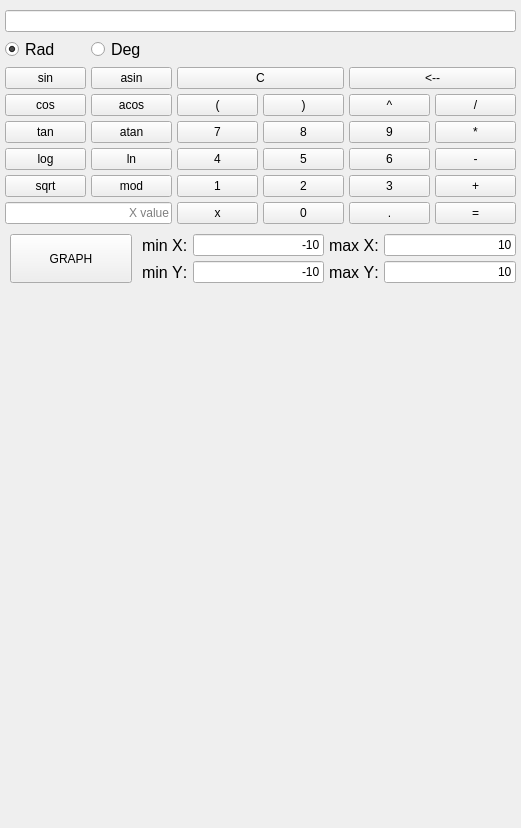
      <widget class="QWidget" name="Calc">
       <property name="sizePolicy">
        <sizepolicy hsizetype="Preferred" vsizetype="Preferred">
         <horstretch>0</horstretch>
         <verstretch>0</verstretch>
        </sizepolicy>
       </property>
       <attribute name="title">
        <string>Calc</string>
       </attribute>
       <layout class="QGridLayout" name="gridLayout">
        <property name="leftMargin">
         <number>5</number>
        </property>
        <property name="topMargin">
         <number>5</number>
        </property>
        <property name="rightMargin">
         <number>5</number>
        </property>
        <property name="bottomMargin">
         <number>5</number>
        </property>
        <property name="spacing">
         <number>0</number>
        </property>
        <item row="0" column="0">
         <layout class="QVBoxLayout" name="verticalLayout_2" stretch="3,1,4">
          <property name="topMargin">
           <number>5</number>
          </property>
          <item>
           <layout class="QGridLayout" name="gridLayout_2">
            <property name="spacing">
             <number>5</number>
            </property>
            <item row="7" column="3">
             <widget class="QPushButton" name="pushButton_0">
              <property name="sizePolicy">
               <sizepolicy hsizetype="Preferred" vsizetype="Preferred">
                <horstretch>0</horstretch>
                <verstretch>0</verstretch>
               </sizepolicy>
              </property>
              <property name="minimumSize">
               <size>
                <width>0</width>
                <height>0</height>
               </size>
              </property>
              <property name="text">
               <string>0</string>
              </property>
             </widget>
            </item>
            <item row="7" column="5">
             <widget class="QPushButton" name="pushButton_is">
              <property name="sizePolicy">
               <sizepolicy hsizetype="Preferred" vsizetype="Preferred">
                <horstretch>0</horstretch>
                <verstretch>0</verstretch>
               </sizepolicy>
              </property>
              <property name="minimumSize">
               <size>
                <width>0</width>
                <height>0</height>
               </size>
              </property>
              <property name="text">
               <string>=</string>
              </property>
             </widget>
            </item>
            <item row="3" column="3">
             <widget class="QPushButton" name="pushButton_clBracket">
              <property name="sizePolicy">
               <sizepolicy hsizetype="Preferred" vsizetype="Preferred">
                <horstretch>0</horstretch>
                <verstretch>0</verstretch>
               </sizepolicy>
              </property>
              <property name="minimumSize">
               <size>
                <width>0</width>
                <height>0</height>
               </size>
              </property>
              <property name="text">
               <string>)</string>
              </property>
             </widget>
            </item>
            <item row="4" column="4">
             <widget class="QPushButton" name="pushButton_9">
              <property name="sizePolicy">
               <sizepolicy hsizetype="Preferred" vsizetype="Preferred">
                <horstretch>0</horstretch>
                <verstretch>0</verstretch>
               </sizepolicy>
              </property>
              <property name="minimumSize">
               <size>
                <width>0</width>
                <height>0</height>
               </size>
              </property>
              <property name="text">
               <string>9</string>
              </property>
             </widget>
            </item>
            <item row="5" column="3">
             <widget class="QPushButton" name="pushButton_5">
              <property name="sizePolicy">
               <sizepolicy hsizetype="Preferred" vsizetype="Preferred">
                <horstretch>0</horstretch>
                <verstretch>0</verstretch>
               </sizepolicy>
              </property>
              <property name="minimumSize">
               <size>
                <width>0</width>
                <height>0</height>
               </size>
              </property>
              <property name="text">
               <string>5</string>
              </property>
             </widget>
            </item>
            <item row="2" column="4" colspan="2">
             <widget class="QPushButton" name="pushButton_backspace">
              <property name="sizePolicy">
               <sizepolicy hsizetype="Preferred" vsizetype="Preferred">
                <horstretch>0</horstretch>
                <verstretch>0</verstretch>
               </sizepolicy>
              </property>
              <property name="text">
               <string>&lt;--</string>
              </property>
             </widget>
            </item>
            <item row="6" column="1">
             <widget class="QPushButton" name="pushButton_mod">
              <property name="sizePolicy">
               <sizepolicy hsizetype="Preferred" vsizetype="Preferred">
                <horstretch>0</horstretch>
                <verstretch>0</verstretch>
               </sizepolicy>
              </property>
              <property name="text">
               <string> mod </string>
              </property>
             </widget>
            </item>
            <item row="3" column="4">
             <widget class="QPushButton" name="pushButton_pow">
              <property name="sizePolicy">
               <sizepolicy hsizetype="Preferred" vsizetype="Preferred">
                <horstretch>0</horstretch>
                <verstretch>0</verstretch>
               </sizepolicy>
              </property>
              <property name="minimumSize">
               <size>
                <width>0</width>
                <height>0</height>
               </size>
              </property>
              <property name="text">
               <string>^</string>
              </property>
             </widget>
            </item>
            <item row="4" column="3">
             <widget class="QPushButton" name="pushButton_8">
              <property name="sizePolicy">
               <sizepolicy hsizetype="Preferred" vsizetype="Preferred">
                <horstretch>0</horstretch>
                <verstretch>0</verstretch>
               </sizepolicy>
              </property>
              <property name="minimumSize">
               <size>
                <width>0</width>
                <height>0</height>
               </size>
              </property>
              <property name="text">
               <string>8</string>
              </property>
             </widget>
            </item>
            <item row="4" column="2">
             <widget class="QPushButton" name="pushButton_7">
              <property name="sizePolicy">
               <sizepolicy hsizetype="Preferred" vsizetype="Preferred">
                <horstretch>0</horstretch>
                <verstretch>0</verstretch>
               </sizepolicy>
              </property>
              <property name="minimumSize">
               <size>
                <width>0</width>
                <height>0</height>
               </size>
              </property>
              <property name="text">
               <string>7</string>
              </property>
             </widget>
            </item>
            <item row="6" column="2">
             <widget class="QPushButton" name="pushButton_1">
              <property name="sizePolicy">
               <sizepolicy hsizetype="Preferred" vsizetype="Preferred">
                <horstretch>0</horstretch>
                <verstretch>0</verstretch>
               </sizepolicy>
              </property>
              <property name="minimumSize">
               <size>
                <width>0</width>
                <height>0</height>
               </size>
              </property>
              <property name="text">
               <string>1</string>
              </property>
             </widget>
            </item>
            <item row="1" column="0">
             <widget class="QRadioButton" name="radioButton_rad">
              <property name="font">
               <font>
                <pointsize>12</pointsize>
                <weight>50</weight>
                <italic>false</italic>
                <bold>false</bold>
                <underline>false</underline>
                <strikeout>false</strikeout>
                <kerning>true</kerning>
               </font>
              </property>
              <property name="text">
               <string>Rad</string>
              </property>
              <property name="checked">
               <bool>true</bool>
              </property>
             </widget>
            </item>
            <item row="3" column="2">
             <widget class="QPushButton" name="pushButton_opBracket">
              <property name="sizePolicy">
               <sizepolicy hsizetype="Preferred" vsizetype="Preferred">
                <horstretch>0</horstretch>
                <verstretch>0</verstretch>
               </sizepolicy>
              </property>
              <property name="minimumSize">
               <size>
                <width>0</width>
                <height>0</height>
               </size>
              </property>
              <property name="text">
               <string>(</string>
              </property>
             </widget>
            </item>
            <item row="5" column="0">
             <widget class="QPushButton" name="pushButton_log">
              <property name="sizePolicy">
               <sizepolicy hsizetype="Preferred" vsizetype="Preferred">
                <horstretch>0</horstretch>
                <verstretch>0</verstretch>
               </sizepolicy>
              </property>
              <property name="text">
               <string>log</string>
              </property>
             </widget>
            </item>
            <item row="5" column="5">
             <widget class="QPushButton" name="pushButton_minus">
              <property name="sizePolicy">
               <sizepolicy hsizetype="Preferred" vsizetype="Preferred">
                <horstretch>0</horstretch>
                <verstretch>0</verstretch>
               </sizepolicy>
              </property>
              <property name="minimumSize">
               <size>
                <width>0</width>
                <height>0</height>
               </size>
              </property>
              <property name="text">
               <string> - </string>
              </property>
             </widget>
            </item>
            <item row="6" column="3">
             <widget class="QPushButton" name="pushButton_2">
              <property name="sizePolicy">
               <sizepolicy hsizetype="Preferred" vsizetype="Preferred">
                <horstretch>0</horstretch>
                <verstretch>0</verstretch>
               </sizepolicy>
              </property>
              <property name="minimumSize">
               <size>
                <width>0</width>
                <height>0</height>
               </size>
              </property>
              <property name="text">
               <string>2</string>
              </property>
             </widget>
            </item>
            <item row="7" column="4">
             <widget class="QPushButton" name="pushButton_point">
              <property name="sizePolicy">
               <sizepolicy hsizetype="Preferred" vsizetype="Preferred">
                <horstretch>0</horstretch>
                <verstretch>0</verstretch>
               </sizepolicy>
              </property>
              <property name="minimumSize">
               <size>
                <width>0</width>
                <height>0</height>
               </size>
              </property>
              <property name="text">
               <string>.</string>
              </property>
             </widget>
            </item>
            <item row="2" column="0">
             <widget class="QPushButton" name="pushButton_sin">
              <property name="sizePolicy">
               <sizepolicy hsizetype="Preferred" vsizetype="Preferred">
                <horstretch>0</horstretch>
                <verstretch>0</verstretch>
               </sizepolicy>
              </property>
              <property name="text">
               <string>sin</string>
              </property>
             </widget>
            </item>
            <item row="7" column="0" colspan="2">
             <widget class="QLineEdit" name="lineEdit_x">
              <property name="sizePolicy">
               <sizepolicy hsizetype="Preferred" vsizetype="Preferred">
                <horstretch>0</horstretch>
                <verstretch>0</verstretch>
               </sizepolicy>
              </property>
              <property name="maxLength">
               <number>255</number>
              </property>
              <property name="alignment">
               <set>Qt::AlignRight|Qt::AlignTrailing|Qt::AlignVCenter</set>
              </property>
              <property name="placeholderText">
               <string>X value</string>
              </property>
             </widget>
            </item>
            <item row="3" column="1">
             <widget class="QPushButton" name="pushButton_acos">
              <property name="sizePolicy">
               <sizepolicy hsizetype="Preferred" vsizetype="Preferred">
                <horstretch>0</horstretch>
                <verstretch>0</verstretch>
               </sizepolicy>
              </property>
              <property name="text">
               <string>acos</string>
              </property>
             </widget>
            </item>
            <item row="6" column="5">
             <widget class="QPushButton" name="pushButton_plus">
              <property name="sizePolicy">
               <sizepolicy hsizetype="Preferred" vsizetype="Preferred">
                <horstretch>0</horstretch>
                <verstretch>0</verstretch>
               </sizepolicy>
              </property>
              <property name="minimumSize">
               <size>
                <width>0</width>
                <height>0</height>
               </size>
              </property>
              <property name="text">
               <string> + </string>
              </property>
             </widget>
            </item>
            <item row="5" column="2">
             <widget class="QPushButton" name="pushButton_4">
              <property name="sizePolicy">
               <sizepolicy hsizetype="Preferred" vsizetype="Preferred">
                <horstretch>0</horstretch>
                <verstretch>0</verstretch>
               </sizepolicy>
              </property>
              <property name="minimumSize">
               <size>
                <width>0</width>
                <height>0</height>
               </size>
              </property>
              <property name="text">
               <string>4</string>
              </property>
             </widget>
            </item>
            <item row="5" column="1">
             <widget class="QPushButton" name="pushButton_ln">
              <property name="sizePolicy">
               <sizepolicy hsizetype="Preferred" vsizetype="Preferred">
                <horstretch>0</horstretch>
                <verstretch>0</verstretch>
               </sizepolicy>
              </property>
              <property name="text">
               <string>ln</string>
              </property>
             </widget>
            </item>
            <item row="3" column="5">
             <widget class="QPushButton" name="pushButton_div">
              <property name="sizePolicy">
               <sizepolicy hsizetype="Preferred" vsizetype="Preferred">
                <horstretch>0</horstretch>
                <verstretch>0</verstretch>
               </sizepolicy>
              </property>
              <property name="minimumSize">
               <size>
                <width>0</width>
                <height>0</height>
               </size>
              </property>
              <property name="text">
               <string> / </string>
              </property>
             </widget>
            </item>
            <item row="1" column="1">
             <widget class="QRadioButton" name="radioButton_grad">
              <property name="font">
               <font>
                <pointsize>12</pointsize>
                <weight>50</weight>
                <italic>false</italic>
                <bold>false</bold>
                <underline>false</underline>
                <strikeout>false</strikeout>
                <kerning>true</kerning>
               </font>
              </property>
              <property name="layoutDirection">
               <enum>Qt::LeftToRight</enum>
              </property>
              <property name="text">
               <string>Deg</string>
              </property>
             </widget>
            </item>
            <item row="0" column="0" colspan="6">
             <widget class="QLineEdit" name="lineEdit_expr">
              <property name="sizePolicy">
               <sizepolicy hsizetype="Preferred" vsizetype="Preferred">
                <horstretch>0</horstretch>
                <verstretch>0</verstretch>
               </sizepolicy>
              </property>
              <property name="layoutDirection">
               <enum>Qt::RightToLeft</enum>
              </property>
              <property name="maxLength">
               <number>255</number>
              </property>
              <property name="alignment">
               <set>Qt::AlignRight|Qt::AlignTrailing|Qt::AlignVCenter</set>
              </property>
              <property name="readOnly">
               <bool>true</bool>
              </property>
             </widget>
            </item>
            <item row="4" column="5">
             <widget class="QPushButton" name="pushButton_mul">
              <property name="sizePolicy">
               <sizepolicy hsizetype="Preferred" vsizetype="Preferred">
                <horstretch>0</horstretch>
                <verstretch>0</verstretch>
               </sizepolicy>
              </property>
              <property name="minimumSize">
               <size>
                <width>0</width>
                <height>0</height>
               </size>
              </property>
              <property name="text">
               <string> * </string>
              </property>
             </widget>
            </item>
            <item row="3" column="0">
             <widget class="QPushButton" name="pushButton_cos">
              <property name="sizePolicy">
               <sizepolicy hsizetype="Preferred" vsizetype="Preferred">
                <horstretch>0</horstretch>
                <verstretch>0</verstretch>
               </sizepolicy>
              </property>
              <property name="text">
               <string>cos</string>
              </property>
             </widget>
            </item>
            <item row="4" column="1">
             <widget class="QPushButton" name="pushButton_atan">
              <property name="sizePolicy">
               <sizepolicy hsizetype="Preferred" vsizetype="Preferred">
                <horstretch>0</horstretch>
                <verstretch>0</verstretch>
               </sizepolicy>
              </property>
              <property name="text">
               <string>atan</string>
              </property>
             </widget>
            </item>
            <item row="4" column="0">
             <widget class="QPushButton" name="pushButton_tan">
              <property name="sizePolicy">
               <sizepolicy hsizetype="Preferred" vsizetype="Preferred">
                <horstretch>0</horstretch>
                <verstretch>0</verstretch>
               </sizepolicy>
              </property>
              <property name="text">
               <string>tan</string>
              </property>
             </widget>
            </item>
            <item row="2" column="1">
             <widget class="QPushButton" name="pushButton_asin">
              <property name="sizePolicy">
               <sizepolicy hsizetype="Preferred" vsizetype="Preferred">
                <horstretch>0</horstretch>
                <verstretch>0</verstretch>
               </sizepolicy>
              </property>
              <property name="text">
               <string>asin</string>
              </property>
             </widget>
            </item>
            <item row="2" column="2" colspan="2">
             <widget class="QPushButton" name="pushButton_clear">
              <property name="sizePolicy">
               <sizepolicy hsizetype="Preferred" vsizetype="Preferred">
                <horstretch>0</horstretch>
                <verstretch>0</verstretch>
               </sizepolicy>
              </property>
              <property name="text">
               <string>C</string>
              </property>
             </widget>
            </item>
            <item row="6" column="0">
             <widget class="QPushButton" name="pushButton_sqrt">
              <property name="sizePolicy">
               <sizepolicy hsizetype="Preferred" vsizetype="Preferred">
                <horstretch>0</horstretch>
                <verstretch>0</verstretch>
               </sizepolicy>
              </property>
              <property name="text">
               <string>sqrt</string>
              </property>
             </widget>
            </item>
            <item row="7" column="2">
             <widget class="QPushButton" name="pushButton_x">
              <property name="sizePolicy">
               <sizepolicy hsizetype="Preferred" vsizetype="Preferred">
                <horstretch>0</horstretch>
                <verstretch>0</verstretch>
               </sizepolicy>
              </property>
              <property name="minimumSize">
               <size>
                <width>0</width>
                <height>0</height>
               </size>
              </property>
              <property name="text">
               <string>x</string>
              </property>
             </widget>
            </item>
            <item row="6" column="4">
             <widget class="QPushButton" name="pushButton_3">
              <property name="sizePolicy">
               <sizepolicy hsizetype="Preferred" vsizetype="Preferred">
                <horstretch>0</horstretch>
                <verstretch>0</verstretch>
               </sizepolicy>
              </property>
              <property name="minimumSize">
               <size>
                <width>0</width>
                <height>0</height>
               </size>
              </property>
              <property name="text">
               <string>3</string>
              </property>
             </widget>
            </item>
            <item row="5" column="4">
             <widget class="QPushButton" name="pushButton_6">
              <property name="sizePolicy">
               <sizepolicy hsizetype="Preferred" vsizetype="Preferred">
                <horstretch>0</horstretch>
                <verstretch>0</verstretch>
               </sizepolicy>
              </property>
              <property name="minimumSize">
               <size>
                <width>0</width>
                <height>0</height>
               </size>
              </property>
              <property name="text">
               <string>6</string>
              </property>
             </widget>
            </item>
           </layout>
          </item>
          <item>
           <layout class="QGridLayout" name="gridLayout_4" rowstretch="1,1,0" columnstretch="1,1,0,2,0,2">
            <property name="topMargin">
             <number>10</number>
            </property>
            <property name="spacing">
             <number>5</number>
            </property>
            <item row="0" column="0" rowspan="2" colspan="2">
             <layout class="QHBoxLayout" name="horizontalLayout">
              <property name="spacing">
               <number>0</number>
              </property>
              <property name="leftMargin">
               <number>5</number>
              </property>
              <property name="topMargin">
               <number>0</number>
              </property>
              <property name="rightMargin">
               <number>5</number>
              </property>
              <property name="bottomMargin">
               <number>0</number>
              </property>
              <item>
               <widget class="QPushButton" name="pushButton_graph">
                <property name="sizePolicy">
                 <sizepolicy hsizetype="Preferred" vsizetype="Preferred">
                  <horstretch>0</horstretch>
                  <verstretch>0</verstretch>
                 </sizepolicy>
                </property>
                <property name="text">
                 <string>GRAPH</string>
                </property>
               </widget>
              </item>
             </layout>
            </item>
            <item row="0" column="3">
             <widget class="QLineEdit" name="lineEdit_Ox1">
              <property name="sizePolicy">
               <sizepolicy hsizetype="Preferred" vsizetype="Preferred">
                <horstretch>0</horstretch>
                <verstretch>0</verstretch>
               </sizepolicy>
              </property>
              <property name="text">
               <string>-10</string>
              </property>
              <property name="maxLength">
               <number>11</number>
              </property>
              <property name="alignment">
               <set>Qt::AlignRight|Qt::AlignTrailing|Qt::AlignVCenter</set>
              </property>
             </widget>
            </item>
            <item row="1" column="4">
             <widget class="QLabel" name="label_2">
              <property name="sizePolicy">
               <sizepolicy hsizetype="Fixed" vsizetype="Preferred">
                <horstretch>0</horstretch>
                <verstretch>0</verstretch>
               </sizepolicy>
              </property>
              <property name="font">
               <font>
                <pointsize>12</pointsize>
                <weight>50</weight>
                <italic>false</italic>
                <bold>false</bold>
                <underline>false</underline>
                <strikeout>false</strikeout>
                <kerning>false</kerning>
               </font>
              </property>
              <property name="text">
               <string>max Y:</string>
              </property>
             </widget>
            </item>
            <item row="1" column="5">
             <widget class="QLineEdit" name="lineEdit_Oy2">
              <property name="sizePolicy">
               <sizepolicy hsizetype="Preferred" vsizetype="Preferred">
                <horstretch>0</horstretch>
                <verstretch>0</verstretch>
               </sizepolicy>
              </property>
              <property name="text">
               <string>10</string>
              </property>
              <property name="maxLength">
               <number>11</number>
              </property>
              <property name="alignment">
               <set>Qt::AlignRight|Qt::AlignTrailing|Qt::AlignVCenter</set>
              </property>
             </widget>
            </item>
            <item row="0" column="4">
             <widget class="QLabel" name="label">
              <property name="sizePolicy">
               <sizepolicy hsizetype="Fixed" vsizetype="Preferred">
                <horstretch>0</horstretch>
                <verstretch>0</verstretch>
               </sizepolicy>
              </property>
              <property name="font">
               <font>
                <pointsize>12</pointsize>
                <weight>50</weight>
                <italic>false</italic>
                <bold>false</bold>
                <underline>false</underline>
                <strikeout>false</strikeout>
                <kerning>false</kerning>
               </font>
              </property>
              <property name="text">
               <string>max X:</string>
              </property>
             </widget>
            </item>
            <item row="0" column="5">
             <widget class="QLineEdit" name="lineEdit_Ox2">
              <property name="sizePolicy">
               <sizepolicy hsizetype="Preferred" vsizetype="Preferred">
                <horstretch>0</horstretch>
                <verstretch>0</verstretch>
               </sizepolicy>
              </property>
              <property name="text">
               <string>10</string>
              </property>
              <property name="maxLength">
               <number>11</number>
              </property>
              <property name="alignment">
               <set>Qt::AlignRight|Qt::AlignTrailing|Qt::AlignVCenter</set>
              </property>
             </widget>
            </item>
            <item row="0" column="2">
             <widget class="QLabel" name="label_4">
              <property name="sizePolicy">
               <sizepolicy hsizetype="Fixed" vsizetype="Preferred">
                <horstretch>0</horstretch>
                <verstretch>0</verstretch>
               </sizepolicy>
              </property>
              <property name="font">
               <font>
                <pointsize>12</pointsize>
                <weight>50</weight>
                <italic>false</italic>
                <bold>false</bold>
                <underline>false</underline>
                <strikeout>false</strikeout>
                <kerning>false</kerning>
               </font>
              </property>
              <property name="text">
               <string>min X:</string>
              </property>
             </widget>
            </item>
            <item row="1" column="2">
             <widget class="QLabel" name="label_3">
              <property name="sizePolicy">
               <sizepolicy hsizetype="Fixed" vsizetype="Preferred">
                <horstretch>0</horstretch>
                <verstretch>0</verstretch>
               </sizepolicy>
              </property>
              <property name="font">
               <font>
                <pointsize>12</pointsize>
                <weight>50</weight>
                <italic>false</italic>
                <bold>false</bold>
                <underline>false</underline>
                <strikeout>false</strikeout>
                <kerning>false</kerning>
               </font>
              </property>
              <property name="text">
               <string>min Y:</string>
              </property>
             </widget>
            </item>
            <item row="1" column="3">
             <widget class="QLineEdit" name="lineEdit_Oy1">
              <property name="sizePolicy">
               <sizepolicy hsizetype="Preferred" vsizetype="Preferred">
                <horstretch>0</horstretch>
                <verstretch>0</verstretch>
               </sizepolicy>
              </property>
              <property name="text">
               <string>-10</string>
              </property>
              <property name="maxLength">
               <number>11</number>
              </property>
              <property name="alignment">
               <set>Qt::AlignRight|Qt::AlignTrailing|Qt::AlignVCenter</set>
              </property>
             </widget>
            </item>
            <item row="2" column="0" colspan="6">
             <layout class="QVBoxLayout" name="verticalLayout">
              <property name="spacing">
               <number>5</number>
              </property>
              <property name="leftMargin">
               <number>5</number>
              </property>
              <property name="topMargin">
               <number>5</number>
              </property>
              <property name="rightMargin">
               <number>5</number>
              </property>
              <property name="bottomMargin">
               <number>5</number>
              </property>
              <item>
               <widget class="QLabel" name="label_graph_error">
                <property name="sizePolicy">
                 <sizepolicy hsizetype="Preferred" vsizetype="Fixed">
                  <horstretch>0</horstretch>
                  <verstretch>0</verstretch>
                 </sizepolicy>
                </property>
                <property name="text">
                 <string/>
                </property>
                <property name="alignment">
                 <set>Qt::AlignCenter</set>
                </property>
               </widget>
              </item>
             </layout>
            </item>
           </layout>
          </item>
          <item>
           <layout class="QHBoxLayout" name="horizontalLayout_2">
            <property name="spacing">
             <number>0</number>
            </property>
            <item>
             <widget class="QCustomPlot" name="graph_widget" native="true">
              <property name="sizePolicy">
               <sizepolicy hsizetype="Preferred" vsizetype="Preferred">
                <horstretch>0</horstretch>
                <verstretch>0</verstretch>
               </sizepolicy>
              </property>
              <property name="minimumSize">
               <size>
                <width>511</width>
                <height>511</height>
               </size>
              </property>
             </widget>
            </item>
           </layout>
          </item>
         </layout>
        </item>
       </layout>
      </widget>
